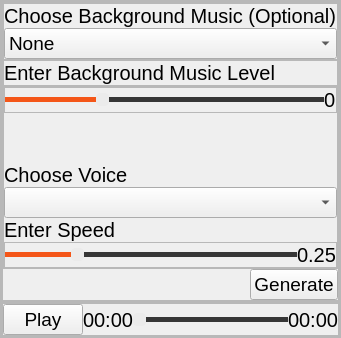
                   <widget class="QWidget" name="audio">
                    <layout class="QHBoxLayout" name="horizontalLayout_21">
                     <property name="spacing">
                      <number>0</number>
                     </property>
                     <property name="leftMargin">
                      <number>0</number>
                     </property>
                     <property name="topMargin">
                      <number>0</number>
                     </property>
                     <property name="rightMargin">
                      <number>0</number>
                     </property>
                     <property name="bottomMargin">
                      <number>0</number>
                     </property>
                     <item>
                      <widget class="QFrame" name="frame_18">
                       <property name="frameShape">
                        <enum>QFrame::StyledPanel</enum>
                       </property>
                       <property name="frameShadow">
                        <enum>QFrame::Raised</enum>
                       </property>
                       <layout class="QVBoxLayout" name="verticalLayout_12">
                        <property name="spacing">
                         <number>0</number>
                        </property>
                        <property name="leftMargin">
                         <number>0</number>
                        </property>
                        <property name="topMargin">
                         <number>0</number>
                        </property>
                        <property name="rightMargin">
                         <number>0</number>
                        </property>
                        <property name="bottomMargin">
                         <number>0</number>
                        </property>
                        <item alignment="Qt::AlignTop">
                         <widget class="QFrame" name="frame_24">
                          <property name="frameShape">
                           <enum>QFrame::StyledPanel</enum>
                          </property>
                          <property name="frameShadow">
                           <enum>QFrame::Raised</enum>
                          </property>
                          <layout class="QHBoxLayout" name="horizontalLayout_22">
                           <property name="spacing">
                            <number>0</number>
                           </property>
                           <property name="leftMargin">
                            <number>0</number>
                           </property>
                           <property name="topMargin">
                            <number>0</number>
                           </property>
                           <property name="rightMargin">
                            <number>0</number>
                           </property>
                           <property name="bottomMargin">
                            <number>0</number>
                           </property>
                           <item alignment="Qt::AlignTop">
                            <widget class="QFrame" name="frame_19">
                             <property name="frameShape">
                              <enum>QFrame::StyledPanel</enum>
                             </property>
                             <property name="frameShadow">
                              <enum>QFrame::Raised</enum>
                             </property>
                             <layout class="QVBoxLayout" name="verticalLayout_13">
                              <property name="spacing">
                               <number>0</number>
                              </property>
                              <property name="leftMargin">
                               <number>0</number>
                              </property>
                              <property name="topMargin">
                               <number>0</number>
                              </property>
                              <property name="rightMargin">
                               <number>0</number>
                              </property>
                              <property name="bottomMargin">
                               <number>0</number>
                              </property>
                              <item>
                               <widget class="QFrame" name="frame_36">
                                <property name="sizePolicy">
                                 <sizepolicy hsizetype="Preferred" vsizetype="Preferred">
                                  <horstretch>0</horstretch>
                                  <verstretch>0</verstretch>
                                 </sizepolicy>
                                </property>
                                <property name="font">
                                 <font>
                                  <pointsize>10</pointsize>
                                 </font>
                                </property>
                                <property name="frameShape">
                                 <enum>QFrame::StyledPanel</enum>
                                </property>
                                <property name="frameShadow">
                                 <enum>QFrame::Raised</enum>
                                </property>
                                <layout class="QVBoxLayout" name="verticalLayout_35">
                                 <property name="spacing">
                                  <number>0</number>
                                 </property>
                                 <property name="leftMargin">
                                  <number>0</number>
                                 </property>
                                 <property name="topMargin">
                                  <number>0</number>
                                 </property>
                                 <property name="rightMargin">
                                  <number>0</number>
                                 </property>
                                 <property name="bottomMargin">
                                  <number>0</number>
                                 </property>
                                 <item>
                                  <widget class="QLabel" name="label_18">
                                   <property name="font">
                                    <font>
                                     <pointsize>15</pointsize>
                                    </font>
                                   </property>
                                   <property name="text">
                                    <string>Choose Background Music (Optional)</string>
                                   </property>
                                  </widget>
                                 </item>
                                 <item>
                                  <widget class="QComboBox" name="bg_music_combobox">
                                   <property name="font">
                                    <font>
                                     <pointsize>14</pointsize>
                                    </font>
                                   </property>
                                   <item>
                                    <property name="text">
                                     <string>None</string>
                                    </property>
                                   </item>
                                   <item>
                                    <property name="text">
                                     <string>Classic</string>
                                    </property>
                                   </item>
                                   <item>
                                    <property name="text">
                                     <string>Fictional Time</string>
                                    </property>
                                   </item>
                                   <item>
                                    <property name="text">
                                     <string>Sunlit Whistle</string>
                                    </property>
                                   </item>
                                   <item>
                                    <property name="text">
                                     <string>Time To Study</string>
                                    </property>
                                   </item>
                                   <item>
                                    <property name="text">
                                     <string>Battlefield Elegy</string>
                                    </property>
                                   </item>
                                  </widget>
                                 </item>
                                 <item>
                                  <widget class="QFrame" name="frame_21">
                                   <property name="frameShape">
                                    <enum>QFrame::StyledPanel</enum>
                                   </property>
                                   <property name="frameShadow">
                                    <enum>QFrame::Raised</enum>
                                   </property>
                                   <layout class="QHBoxLayout" name="horizontalLayout_2">
                                    <property name="spacing">
                                     <number>0</number>
                                    </property>
                                    <property name="leftMargin">
                                     <number>0</number>
                                    </property>
                                    <property name="topMargin">
                                     <number>0</number>
                                    </property>
                                    <property name="rightMargin">
                                     <number>0</number>
                                    </property>
                                    <property name="bottomMargin">
                                     <number>0</number>
                                    </property>
                                   </layout>
                                  </widget>
                                 </item>
                                 <item>
                                  <widget class="QLabel" name="label_19">
                                   <property name="font">
                                    <font>
                                     <pointsize>15</pointsize>
                                    </font>
                                   </property>
                                   <property name="text">
                                    <string>Enter Background Music Level</string>
                                   </property>
                                  </widget>
                                 </item>
                                </layout>
                               </widget>
                              </item>
                              <item>
                               <widget class="QFrame" name="frame_20">
                                <property name="sizePolicy">
                                 <sizepolicy hsizetype="Preferred" vsizetype="Preferred">
                                  <horstretch>0</horstretch>
                                  <verstretch>0</verstretch>
                                 </sizepolicy>
                                </property>
                                <property name="font">
                                 <font>
                                  <pointsize>10</pointsize>
                                 </font>
                                </property>
                                <property name="frameShape">
                                 <enum>QFrame::StyledPanel</enum>
                                </property>
                                <property name="frameShadow">
                                 <enum>QFrame::Raised</enum>
                                </property>
                                <layout class="QVBoxLayout" name="verticalLayout_14">
                                 <property name="spacing">
                                  <number>0</number>
                                 </property>
                                 <property name="leftMargin">
                                  <number>0</number>
                                 </property>
                                 <property name="topMargin">
                                  <number>0</number>
                                 </property>
                                 <property name="rightMargin">
                                  <number>0</number>
                                 </property>
                                 <property name="bottomMargin">
                                  <number>0</number>
                                 </property>
                                 <item alignment="Qt::AlignTop">
                                  <widget class="QFrame" name="frame_40">
                                   <property name="frameShape">
                                    <enum>QFrame::StyledPanel</enum>
                                   </property>
                                   <property name="frameShadow">
                                    <enum>QFrame::Raised</enum>
                                   </property>
                                   <layout class="QHBoxLayout" name="horizontalLayout_19">
                                    <property name="spacing">
                                     <number>0</number>
                                    </property>
                                    <property name="leftMargin">
                                     <number>0</number>
                                    </property>
                                    <property name="topMargin">
                                     <number>0</number>
                                    </property>
                                    <property name="rightMargin">
                                     <number>0</number>
                                    </property>
                                    <property name="bottomMargin">
                                     <number>0</number>
                                    </property>
                                    <item>
                                     <widget class="QSlider" name="bg_music_level_slider">
                                      <property name="styleSheet">
                                       <string notr="true">QSlider::groove:horizontal {
background: #363636;
height: 5px;
border-radius: 4px;
}

QSlider::sub-page:horizontal {
background: #F45618;
height: 5px;
border-radius: 4px;
}

QSlider::add-page:horizontal {
background:#363636;
height: 5px;
border-radius: 4px;
}

QSlider::handle:horizontal {
background:#EBEBEB;
width: 13px;
margin-top: -4px;
margin-bottom: -4px;
border-radius: 4px;
}

QSlider::handle:horizontal::hover {
background: #000;
width: 13px;
margin-top: -4px;
margin-bottom: -4px;
border-radius: 4px;
}

</string>
                                      </property>
                                      <property name="minimum">
                                       <number>0</number>
                                      </property>
                                      <property name="maximum">
                                       <number>101</number>
                                      </property>
                                      <property name="pageStep">
                                       <number>10</number>
                                      </property>
                                      <property name="value">
                                       <number>30</number>
                                      </property>
                                      <property name="orientation">
                                       <enum>Qt::Horizontal</enum>
                                      </property>
                                      <property name="invertedAppearance">
                                       <bool>false</bool>
                                      </property>
                                      <property name="invertedControls">
                                       <bool>false</bool>
                                      </property>
                                      <property name="tickPosition">
                                       <enum>QSlider::NoTicks</enum>
                                      </property>
                                     </widget>
                                    </item>
                                    <item>
                                     <widget class="QLabel" name="bg_music_level_label">
                                      <property name="font">
                                       <font>
                                        <pointsize>15</pointsize>
                                       </font>
                                      </property>
                                      <property name="text">
                                       <string>0</string>
                                      </property>
                                     </widget>
                                    </item>
                                   </layout>
                                  </widget>
                                 </item>
                                 <item>
                                  <spacer name="horizontalSpacer_2">
                                   <property name="orientation">
                                    <enum>Qt::Horizontal</enum>
                                   </property>
                                   <property name="sizeHint" stdset="0">
                                    <size>
                                     <width>40</width>
                                     <height>50</height>
                                    </size>
                                   </property>
                                  </spacer>
                                 </item>
                                 <item alignment="Qt::AlignTop">
                                  <widget class="QLabel" name="label_7">
                                   <property name="font">
                                    <font>
                                     <pointsize>15</pointsize>
                                    </font>
                                   </property>
                                   <property name="text">
                                    <string>Choose Voice</string>
                                   </property>
                                  </widget>
                                 </item>
                                 <item>
                                  <widget class="QComboBox" name="audio_voice_combobox">
                                   <property name="font">
                                    <font>
                                     <pointsize>14</pointsize>
                                    </font>
                                   </property>
                                  </widget>
                                 </item>
                                 <item alignment="Qt::AlignTop">
                                  <widget class="QLabel" name="label_8">
                                   <property name="font">
                                    <font>
                                     <pointsize>15</pointsize>
                                    </font>
                                   </property>
                                   <property name="text">
                                    <string>Enter Speed</string>
                                   </property>
                                  </widget>
                                 </item>
                                 <item>
                                  <widget class="QFrame" name="frame_41">
                                   <property name="styleSheet">
                                    <string notr="true">QSlider::groove:horizontal {
background: #363636;
height: 5px;
border-radius: 4px;
}

QSlider::sub-page:horizontal {
background: #F45618;
height: 5px;
border-radius: 4px;
}

QSlider::add-page:horizontal {
background:#363636;
height: 5px;
border-radius: 4px;
}

QSlider::handle:horizontal {
background:#EBEBEB;
width: 13px;
margin-top: -4px;
margin-bottom: -4px;
border-radius: 4px;
}

QSlider::handle:horizontal::hover {
background: #000;
width: 13px;
margin-top: -4px;
margin-bottom: -4px;
border-radius: 4px;
}

</string>
                                   </property>
                                   <property name="frameShape">
                                    <enum>QFrame::StyledPanel</enum>
                                   </property>
                                   <property name="frameShadow">
                                    <enum>QFrame::Raised</enum>
                                   </property>
                                   <layout class="QHBoxLayout" name="horizontalLayout_28">
                                    <property name="spacing">
                                     <number>0</number>
                                    </property>
                                    <property name="leftMargin">
                                     <number>0</number>
                                    </property>
                                    <property name="topMargin">
                                     <number>0</number>
                                    </property>
                                    <property name="rightMargin">
                                     <number>0</number>
                                    </property>
                                    <property name="bottomMargin">
                                     <number>0</number>
                                    </property>
                                    <item>
                                     <widget class="QSlider" name="audio_speed_slider">
                                      <property name="minimum">
                                       <number>0</number>
                                      </property>
                                      <property name="maximum">
                                       <number>17</number>
                                      </property>
                                      <property name="pageStep">
                                       <number>1</number>
                                      </property>
                                      <property name="value">
                                       <number>4</number>
                                      </property>
                                      <property name="orientation">
                                       <enum>Qt::Horizontal</enum>
                                      </property>
                                     </widget>
                                    </item>
                                    <item>
                                     <widget class="QLabel" name="audio_speed_label">
                                      <property name="font">
                                       <font>
                                        <pointsize>15</pointsize>
                                       </font>
                                      </property>
                                      <property name="text">
                                       <string>0.25</string>
                                      </property>
                                     </widget>
                                    </item>
                                   </layout>
                                  </widget>
                                 </item>
                                </layout>
                               </widget>
                              </item>
                              <item alignment="Qt::AlignRight">
                               <widget class="QPushButton" name="audio_generate_button">
                                <property name="font">
                                 <font>
                                  <pointsize>14</pointsize>
                                 </font>
                                </property>
                                <property name="text">
                                 <string>Generate</string>
                                </property>
                               </widget>
                              </item>
                             </layout>
                            </widget>
                           </item>
                          </layout>
                         </widget>
                        </item>
                        <item>
                         <widget class="QFrame" name="audio_output_frame">
                          <property name="sizePolicy">
                           <sizepolicy hsizetype="Preferred" vsizetype="Expanding">
                            <horstretch>0</horstretch>
                            <verstretch>0</verstretch>
                           </sizepolicy>
                          </property>
                          <property name="frameShape">
                           <enum>QFrame::StyledPanel</enum>
                          </property>
                          <property name="frameShadow">
                           <enum>QFrame::Raised</enum>
                          </property>
                          <layout class="QVBoxLayout" name="verticalLayout_15">
                           <property name="spacing">
                            <number>0</number>
                           </property>
                           <property name="leftMargin">
                            <number>0</number>
                           </property>
                           <property name="topMargin">
                            <number>0</number>
                           </property>
                           <property name="rightMargin">
                            <number>0</number>
                           </property>
                           <property name="bottomMargin">
                            <number>0</number>
                           </property>
                           <item alignment="Qt::AlignTop">
                            <widget class="QFrame" name="frame_25">
                             <property name="frameShape">
                              <enum>QFrame::StyledPanel</enum>
                             </property>
                             <property name="frameShadow">
                              <enum>QFrame::Raised</enum>
                             </property>
                             <layout class="QHBoxLayout" name="horizontalLayout_23">
                              <property name="spacing">
                               <number>0</number>
                              </property>
                              <property name="leftMargin">
                               <number>0</number>
                              </property>
                              <property name="topMargin">
                               <number>0</number>
                              </property>
                              <property name="rightMargin">
                               <number>0</number>
                              </property>
                              <property name="bottomMargin">
                               <number>0</number>
                              </property>
                              <item>
                               <widget class="QPushButton" name="audio_play_button">
                                <property name="font">
                                 <font>
                                  <pointsize>14</pointsize>
                                 </font>
                                </property>
                                <property name="text">
                                 <string>Play</string>
                                </property>
                               </widget>
                              </item>
                              <item>
                               <widget class="QLabel" name="audio_elapsed_label">
                                <property name="font">
                                 <font>
                                  <pointsize>15</pointsize>
                                 </font>
                                </property>
                                <property name="text">
                                 <string>00:00</string>
                                </property>
                               </widget>
                              </item>
                              <item>
                               <widget class="QSlider" name="audio_timeline_slider">
                                <property name="styleSheet">
                                 <string notr="true">QSlider::groove:horizontal {
background: #363636;
height: 5px;
border-radius: 4px;
}

QSlider::sub-page:horizontal {
background: #F45618;
height: 5px;
border-radius: 4px;
}

QSlider::add-page:horizontal {
background:#363636;
height: 5px;
border-radius: 4px;
}

QSlider::handle:horizontal {
background:#EBEBEB;
width: 13px;
margin-top: -4px;
margin-bottom: -4px;
border-radius: 4px;
}

QSlider::handle:horizontal::hover {
background: #000;
width: 13px;
margin-top: -4px;
margin-bottom: -4px;
border-radius: 4px;
}

</string>
                                </property>
                                <property name="orientation">
                                 <enum>Qt::Horizontal</enum>
                                </property>
                               </widget>
                              </item>
                              <item>
                               <widget class="QLabel" name="audio_total_label">
                                <property name="font">
                                 <font>
                                  <pointsize>15</pointsize>
                                 </font>
                                </property>
                                <property name="text">
                                 <string>00:00</string>
                                </property>
                               </widget>
                              </item>
                             </layout>
                            </widget>
                           </item>
                          </layout>
                         </widget>
                        </item>
                       </layout>
                      </widget>
                     </item>
                    </layout>
                   </widget>
